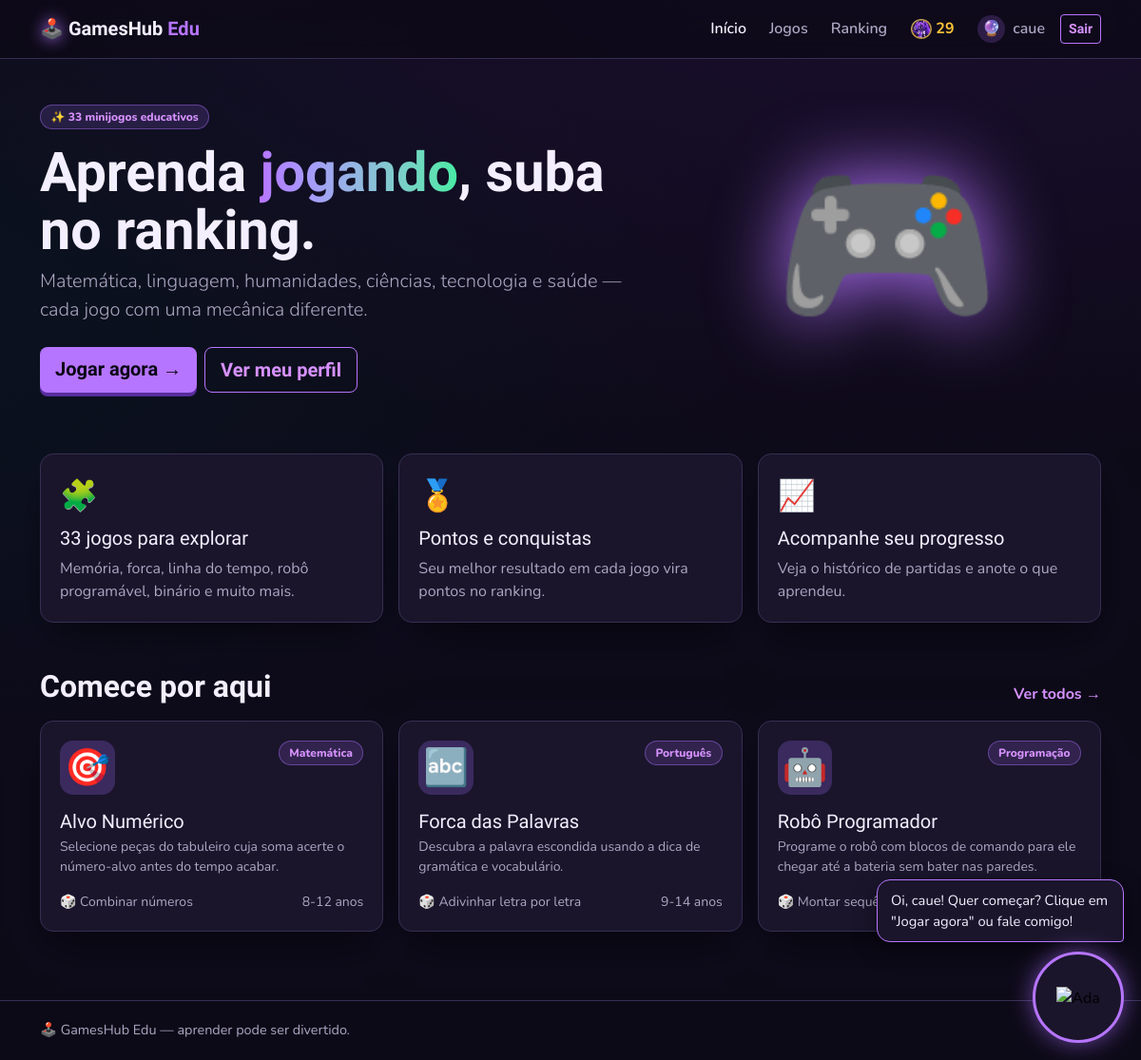
/ (signed in), run on the app's committed database.
### tables this page shows
CREATE TABLE usuarios (
    id INTEGER PRIMARY KEY AUTOINCREMENT,
    nome TEXT NOT NULL,
    email TEXT NOT NULL UNIQUE,
    senha_hash TEXT NOT NULL,
    avatar TEXT NOT NULL DEFAULT '🎮',
    criado_em TEXT NOT NULL DEFAULT CURRENT_TIMESTAMP
, moedas INTEGER NOT NULL DEFAULT 0, moedas_totais INTEGER NOT NULL DEFAULT 0, skin TEXT NOT NULL DEFAULT 'padrao', skin_ada TEXT NOT NULL DEFAULT 'padrao', avatar_imagem TEXT);

CREATE TABLE jogos (
    id INTEGER PRIMARY KEY AUTOINCREMENT,
    slug TEXT NOT NULL UNIQUE,
    nome TEXT NOT NULL,
    materia TEXT NOT NULL,
    faixa_etaria TEXT NOT NULL,
    mecanica TEXT NOT NULL,
    descricao TEXT NOT NULL,
    como_jogar TEXT NOT NULL,
    emoji TEXT NOT NULL
);

### app.py (the view)
@app.route("/")
def index():
    jogos = get_db().execute("SELECT * FROM jogos").fetchall()
    return render_template("index.html", jogos=jogos[:3], total=len(jogos))

### app.py (called while the page is built)
@app.before_request
def carregar_usuario():
    uid = session.get("usuario_id")
    g.usuario = None
    if uid:
        g.usuario = get_db().execute("SELECT * FROM usuarios WHERE id = ?", (uid,)).fetchone()
        if g.usuario is None:
            session.clear()

### database.py (called while the page is built)
def get_db():
    if "db" not in g:
        g.db = sqlite3.connect(DB_PATH)
        g.db.row_factory = sqlite3.Row
        g.db.execute("PRAGMA foreign_keys = ON")
    return g.db

### templates/index.html (shortened to what this page needs)
{% extends "base.html" %}
{% block conteudo %}
<section class="hero row align-items-center g-4 py-4">
  <div class="col-md-7 anim-pop">
    <span class="selo">✨ {{ total }} minijogos educativos</span>
    <h1 class="display-titulo mt-3">Aprenda <span class="texto-gradiente">jogando</span>, suba no ranking.</h1>
    <p class="lead texto-suave">Matemática, linguagem, humanidades, ciências, tecnologia e saúde — cada jogo com uma mecânica diferente.</p>
    <div class="d-flex flex-wrap gap-2 mt-4">
      <a href="{{ url_for('jogos') }}" class="btn btn-game btn-lg">Jogar agora →</a>
      {% if not g.usuario %}
        <a href="{{ url_for('cadastro') }}" class="btn btn-outline-neon btn-lg">Criar conta grátis</a>
      {% else %}
        <a href="{{ url_for('perfil') }}" class="btn btn-outline-neon btn-lg">Ver meu perfil</a>
      {% endif %}
    </div>
  </div>
  <div class="col-md-5 text-center">
    <div class="hero-arte anim-float">🎮</div>
  </div>
</section>
<section class="row g-3 my-4">
  {% for f in [("🧩", total ~ " jogos para explorar", "Memória, forca, linha do tempo, robô programável, binário e muito mais."),
               ("🏅", "Pontos e conquistas", "Seu melhor resultado em cada jogo vira pontos no ranking."),
               ("📈", "Acompanhe seu progresso", "Veja o histórico de partidas e anote o que aprendeu.")] %}
  <div class="col-md-4">
    <div class="cartao h-100">
      <div class="fs-2">{{ f[0] }}</div>
      <h3 class="h5 mt-2">{{ f[1] }}</h3>
      <p class="texto-suave mb-0">{{ f[2] }}</p>
    </div>
  </div>
  {% endfor %}
</section>
<section class="my-5">
  <div class="d-flex justify-content-between align-items-end mb-3">
    <h2 class="titulo-secao mb-0">Comece por aqui</h2>
    <a href="{{ url_for('jogos') }}" class="link-neon">Ver todos →</a>
  </div>
  <div class="row g-3">
    {% for jogo in jogos %}{% include "_cartao_jogo.html" %}{% endfor %}
  </div>
</section>
{% endblock %}

### templates/base.html (shortened to what this page needs)
<!doctype html>
<html lang="pt-BR">
<head>
  <link href="https://cdn.jsdelivr.net/npm/bootstrap@5.3.3/dist/css/bootstrap.min.css" rel="stylesheet">
  <link rel="stylesheet" href="{{ url_for('static', filename='css/style.css') }}">
</head>
<body>
  <nav class="navbar navbar-expand-md navbar-dark site-nav sticky-top">
    <div class="container">
      <a class="navbar-brand logo" href="{{ url_for('index') }}"><span class="logo-icone">🕹️</span> GamesHub <span class="text-primary-neon">Edu</span></a>
      <div class="collapse navbar-collapse" id="menu">
        <ul class="navbar-nav ms-auto align-items-md-center gap-md-2">
          {% set atual = request.endpoint %}
          <li class="nav-item"><a class="nav-link {% if atual == 'index' %}active{% endif %}" href="{{ url_for('index') }}">Início</a></li>
          <li class="nav-item"><a class="nav-link {% if atual in ['jogos', 'jogo'] %}active{% endif %}" href="{{ url_for('jogos') }}">Jogos</a></li>
          <li class="nav-item"><a class="nav-link {% if atual == 'ranking' %}active{% endif %}" href="{{ url_for('ranking') }}">Ranking</a></li>
          {% if g.usuario and atual != 'jogo' %}
            <li class="nav-item moedas-nav" title="{{ g.usuario.moedas }} moedas"><img class="moeda-icone" src="{{ url_for('static', filename='img/ada/moeda.png') }}" alt="Moedas"><strong>{{ g.usuario.moedas }}</strong></li>
          {% endif %}
          {% if g.usuario %}
            <li class="nav-item"><a class="nav-link {% if atual and atual.startswith('perfil') %}active{% endif %}" href="{{ url_for('perfil') }}"><span class="avatar-nav skin-{{ g.usuario.skin }}">{% if g.usuario.avatar_imagem %}<img src="{{ url_for('servir_avatar_imagem', filename=g.usuario.avatar_imagem) }}" alt="">{% else %}{{ g.usuario.avatar }}{% endif %}</span> {{ g.usuario.nome }}</a></li>
            <li class="nav-item"><a class="btn btn-sm btn-outline-neon" href="{{ url_for('logout') }}">Sair</a></li>
          {% else %}
            <li class="nav-item"><a class="nav-link" href="{{ url_for('login') }}">Entrar</a></li>
            <li class="nav-item"><a class="btn btn-sm btn-game" href="{{ url_for('cadastro') }}">Criar conta</a></li>
          {% endif %}
        </ul>
      </div>
    </div>
  </nav>
  <main class="container py-4">
    {% block conteudo %}{% endblock %}
  </main>
  <footer class="rodape">
    <div class="container d-flex flex-wrap justify-content-between gap-2">
      <span>🕹️ GamesHub Edu — aprender pode ser divertido.</span>
    </div>
  </footer>
  {% include "_ada.html" %}
</body>
</html>

### templates/_cartao_jogo.html
<div class="col-sm-6 col-lg-4">
  <a href="{{ url_for('jogo', slug=jogo.slug) }}" class="cartao cartao-jogo h-100 d-block">
    <div class="d-flex justify-content-between align-items-start">
      <span class="emoji-jogo">{{ jogo.emoji }}</span>
      <span class="selo">{{ jogo.materia }}</span>
    </div>
    <h3 class="h5 mt-3 mb-1">{{ jogo.nome }}</h3>
    <p class="texto-suave small mb-3">{{ jogo.descricao }}</p>
    <div class="d-flex justify-content-between small texto-suave">
      <span>🎲 {{ jogo.mecanica }}</span><span>{{ jogo.faixa_etaria }}</span>
    </div>
  </a>
</div>

### static/css/style.css (style rules this page uses)
:root { --fundo: oklch(0.155 0.03 292); --superficie: oklch(0.19 0.035 292); --cartao: oklch(0.215 0.042 292); --texto: oklch(0.96 0.02 300); --suave: oklch(0.74 0.04 295); --primaria: oklch(0.7 0.22 300); --primaria-escura: oklch(0.42 0.17 295); --brilho: oklch(0.78 0.2 305); --acento: oklch(0.33 0.09 295); --borda: oklch(0.33 0.06 292); --sucesso: oklch(0.84 0.17 160); --aviso: oklch(0.85 0.16 85); --perigo: oklch(0.66 0.21 18); --escuro: oklch(0.14 0.03 292); --raio: 0.875rem; --sombra-neon: 0 0 0 1px oklch(0.7 0.22 300 / .5), 0 0 24px -4px oklch(0.7 0.22 300 / .55); }
body { background: radial-gradient(1200px 600px at 80% -10%, oklch(0.3 0.12 300 / .35), transparent), radial-gradient(900px 500px at -10% 30%, oklch(0.3 0.1 200 / .18), transparent), var(--fundo); color: var(--texto); font-family: "Nunito", system-ui, sans-serif; min-height: 100vh; display: flex; flex-direction: column; }
main { flex: 1; }
h1, h2, h3, .logo, .titulo-secao, .display-titulo, .btn, .estat strong { font-family: "Chakra Petch", sans-serif; }
a { color: var(--brilho); }
.texto-suave { color: var(--suave) !important; }
.text-primary-neon { color: var(--primaria) !important; }
.texto-gradiente { background: linear-gradient(90deg, var(--primaria), var(--sucesso)); -webkit-background-clip: text; background-clip: text; color: transparent; }
.site-nav { background: oklch(0.155 0.03 292 / .85); backdrop-filter: blur(10px); border-bottom: 1px solid var(--borda); }
.site-nav .nav-link { color: var(--suave); font-weight: 600; }
.site-nav .nav-link.active, .site-nav .nav-link:hover { color: var(--texto); }
.logo { font-weight: 700; color: var(--texto) !important; }
.logo-icone { filter: drop-shadow(0 0 8px var(--primaria)); }
.display-titulo { font-size: clamp(2.2rem, 5vw, 3.6rem); font-weight: 700; line-height: 1.05; }
.titulo-secao { font-weight: 700; }
.hero-arte { font-size: clamp(7rem, 18vw, 12rem); filter: drop-shadow(0 0 40px var(--primaria)); }
.selo { display: inline-block; padding: .2rem .65rem; border-radius: 999px; font-size: .75rem; font-weight: 800; background: oklch(0.7 0.22 300 / .15); color: var(--brilho); border: 1px solid oklch(0.7 0.22 300 / .4); }
.cartao { background: var(--cartao); border: 1px solid var(--borda); border-radius: var(--raio); padding: 1.25rem; color: var(--texto); box-shadow: 0 18px 40px -20px oklch(0.05 0.03 290 / .9); }
.cartao-jogo { text-decoration: none; transition: transform .2s, box-shadow .2s, border-color .2s; }
.emoji-jogo { font-size: 2.4rem; display: inline-grid; place-items: center; width: 3.6rem; height: 3.6rem; background: var(--acento); border-radius: var(--raio); }
.btn-game { background: var(--primaria); color: var(--escuro); font-weight: 700; border: none; box-shadow: 0 4px 0 0 var(--primaria-escura); transition: transform .1s, box-shadow .1s; }
.btn-outline-neon { border: 1px solid var(--primaria); color: var(--brilho); background: transparent; font-weight: 600; }
.link-neon { color: var(--brilho); text-decoration: none; font-weight: 700; }
.avatar-nav { display: inline-grid; place-items: center; width: 1.8rem; height: 1.8rem; margin-right: .25rem; border-radius: 50%; }
.skin-neon { background-color: oklch(0.7 0.22 300 / .18); }
.moedas-nav { display: inline-flex; align-items: center; gap: .3rem; padding: .35rem .55rem; color: var(--aviso); }
.moeda-icone { width: 1.35rem; height: 1.35rem; object-fit: contain; }
.rodape { border-top: 1px solid var(--borda); padding: 1.25rem 0; color: var(--suave); font-size: .9rem; }
.anim-pop { animation: pop .35s cubic-bezier(.34, 1.56, .64, 1); }
.anim-float { animation: float 5s ease-in-out infinite; }

### data on the page
usuarios: usuario.moedas "29", usuario.avatar "🔮", usuario.nome "caue"
jogos: emoji "🎯", materia "Matemática", nome "Alvo Numérico", descricao "Selecione peças do tabuleiro cuja soma acerte o número-alvo antes do tempo acabar.", mecanica "Combinar números", faixa_etaria "8-12 anos"
jogos: emoji "🔤", materia "Português", nome "Forca das Palavras", descricao "Descubra a palavra escondida usando a dica de gramática e vocabulário.", mecanica "Adivinhar letra por letra", faixa_etaria "9-14 anos"
jogos: emoji "🤖", materia "Programação", nome "Robô Programador", descricao "Programe o robô com blocos de comando para ele chegar até a bateria sem bater nas paredes.", mecanica "Montar sequência…"

### other printed values
{{ total }} "33"
{{ f[0] }} "🧩" "🏅" "📈"
{{ f[1] }} "33 jogos para explorar" "Pontos e conquistas" "Acompanhe seu progresso"
{{ f[2] }} "Memória, forca, linha do tempo, robô programável, binário e muito mais." "Seu melhor resultado em cada jogo vira pontos no ranking." "Veja o histórico de partidas e anote o que aprendeu."
